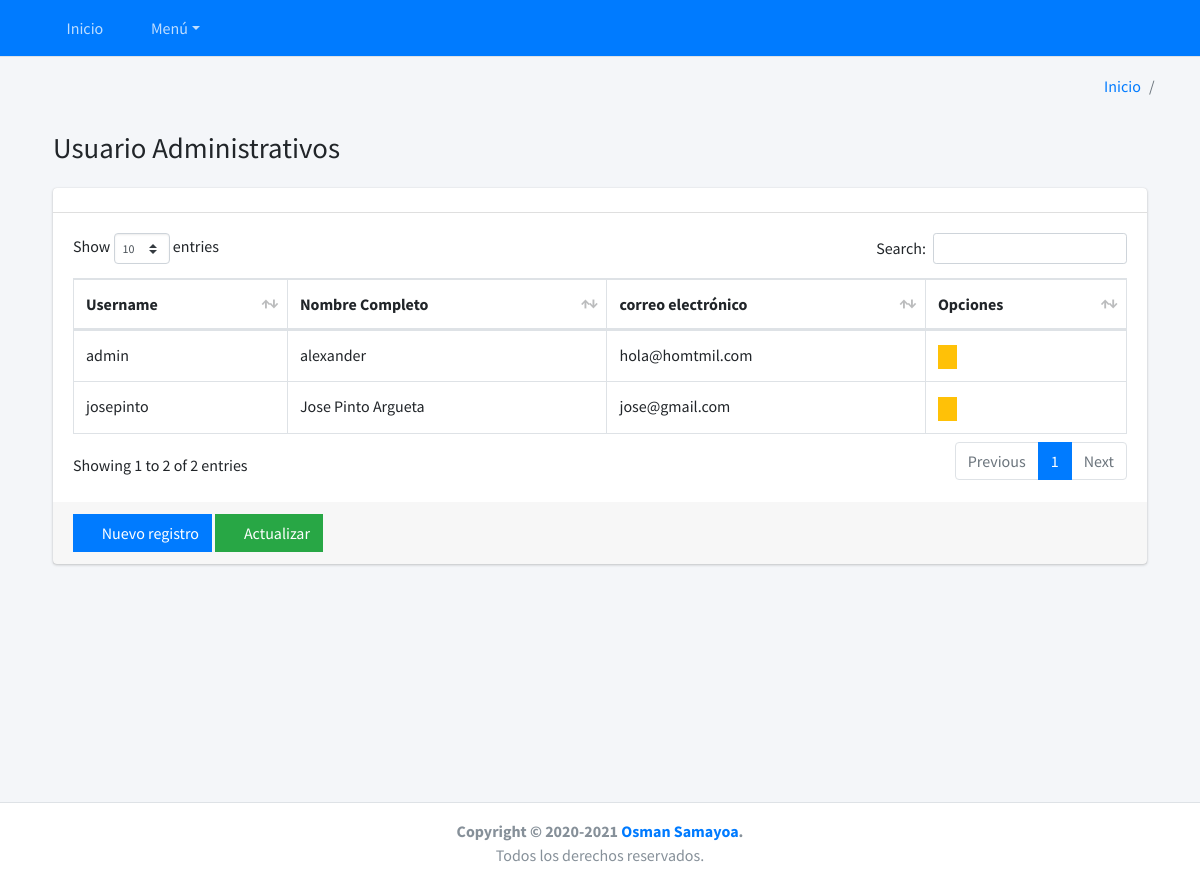
The app's page /usuario/list-usuario/ with its own data.
### usuario/models.py (models this page shows)
class User(AbstractUser):
    def get_full_name(self):
        return '{}{}'.format(self.first_name, self.last_name)

### usuario/views.py (the view)
# urls.py: path('list-usuario/', UserList.as_view(), name='list_usuario'),
class UserList(ListView):
    model = User
    template_name = 'usuario/list_usuario.html'
    def get_queryset(self):
        return self.model.objects.all()
    def get_context_data(self , *args , **kwargs):
        context = super().get_context_data(*args, **kwargs)
        context ['title'] = 'Usuario Administrativos'
        context['list_url'] = reverse_lazy('usuario:list_usuario')
        context['new_url'] = reverse_lazy('usuario:new_usuario')
        context['url_home'] = reverse_lazy('bases:home')
        return context

### usuario/templates/usuario/list_usuario.html
{% extends 'base/list.html' %}
{% block columns %}
  <tr>
    <th scope="col" >Username</th>
    <th scope="col" >Nombre Completo</th>
    <th scope="col" >correo electrónico</th>
    <th class="all">Opciones</th>
  </tr>
{% endblock %}
{% block rows %}
{% for m in object_list  %}
  <tr>
    <td>{{m.username}}</td>
    <td>{{m.first_name}} {{m.last_name}}</td>
    <td>{{m.email}}</td>
    <td>
      <a href="{% url 'usuario:update_usuario' m.pk %}" class="btn btn-warning btn-xs btn-flat">
        <i class="fas fa-edit"></i></a>
    </td>
  </tr>
{% endfor %}
{% endblock %}

### records on screen
User: username "admin", first_name "alexander", email "hola@homtmil.com"
User: username "josepinto", first_name "Jose Pinto", last_name "Argueta", email "jose@gmail.com"

### other values on screen
{{ title }} "Usuario Administrativos"
